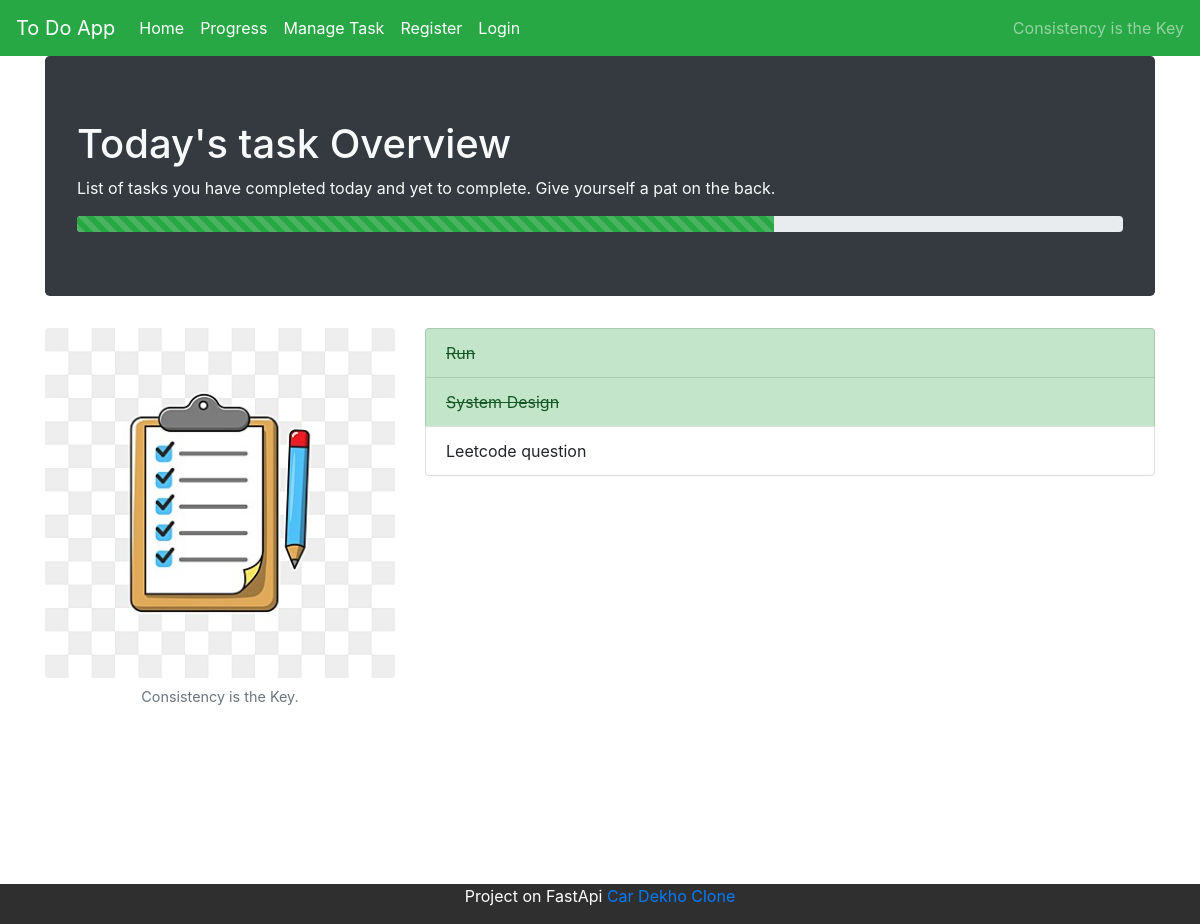
The page /progress/1 on the database as committed earlier.
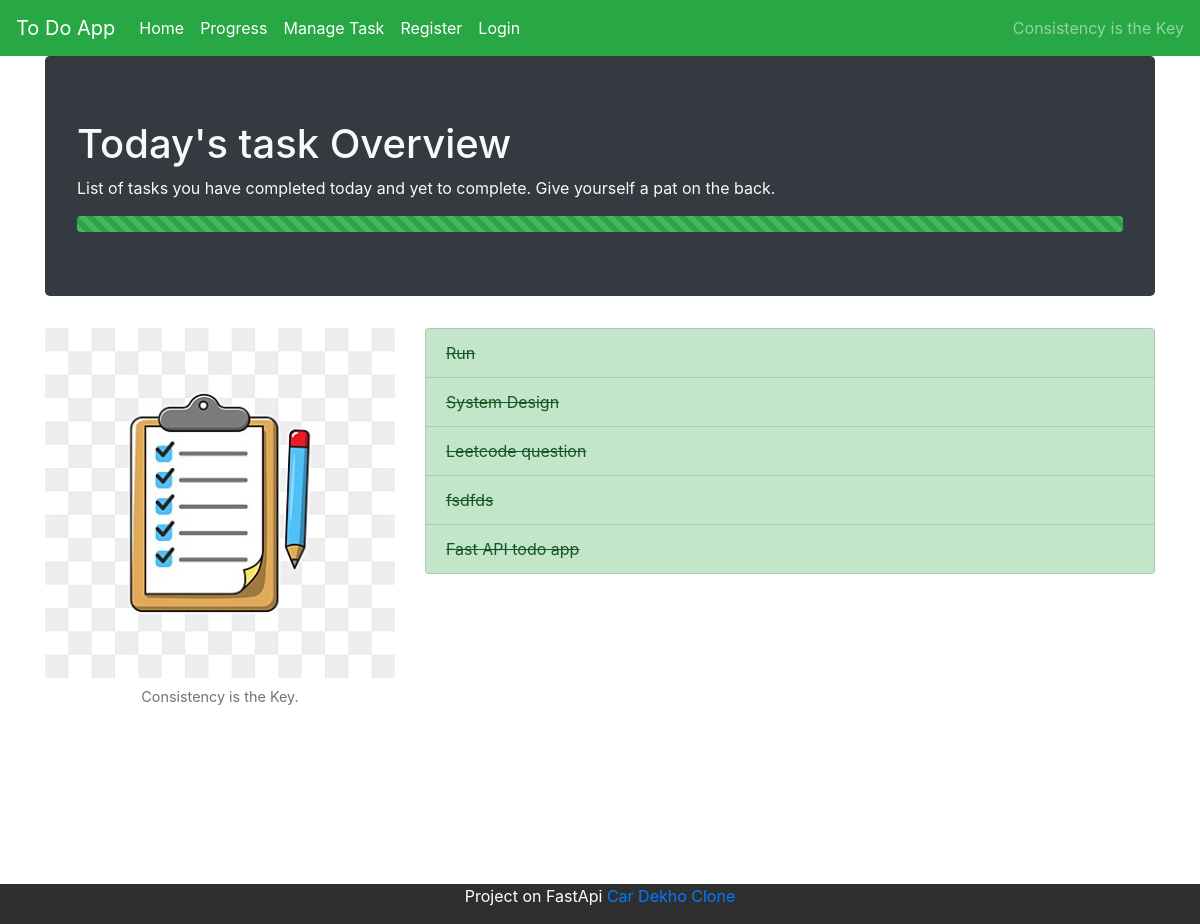
The same page on the database as committed later.
### model.py (models this page shows)
class Task(Base):
  __tablename__ = "task"
  id = Column(Integer, primary_key=True, index=True)
  created_time = Column(DateTime)
  created_date = Column(Date)
  title = Column(String, nullable=False)
  status = Column(Boolean, default=False)
  owner_id = Column(Integer, ForeignKey("user.id"))
  owner = relationship("User", back_populates="tasks")

### main.py (the view)
@app.get("/progress/{user_id}")
def get_progress(request: Request, user_id: int, db: Session = Depends(get_db)):
  user = crud.get_user(db, user_id)
  tasks = crud.get_task_by_date(db, date.today(), user_id)
  completed_task = crud.get_completed_task_by_owner_id(db, date.today(), user_id)
  progress = (len(completed_task) / len(tasks)) * 100
  return templates.TemplateResponse("progress.html", {"request": request, "tasks": tasks, "progress": progress, "user_id": user_id})

### templates/progress.html
<!DOCTYPE html>
<html lang="en">
{% include "header.html" %}
<body>
  {% include "navigation.html" %}
  <div class="container">
    <div class="jumbotron text-light bg-dark">
      <h1>Today's task Overview</h1>
      <p>List of tasks you have completed today and yet to complete. Give yourself a pat on the back.</p>
      <div class="progress">
        <div class="progress-bar progress-bar-striped progress-bar-animated bg-success"
          role="progressbar" aria-valuenow="{{ progress }}" aria-valuemin="0" aria-valuemax="100"
          style="width: {{ progress }}%"></div>
      </div>
    </div>
    <div class="row">
      <div class="col-md-4">
        <figure class="figure">
          <img src="/static/images/todo.jpeg" class="figure-img img-fluid rounded"
            alt="Todo app image.">
          <figcaption class="figure-caption text-center">Consistency is the Key.</figcaption>
        </figure>
      </div>
      <div class="col-md-8">
        <ol class="list-group list-group-numbered">
          {% for task in tasks %}
              {% if task.status %}
              <li class="list-group-item list-group-item-success">
                <del>{{ task.title }}</del>
              </li>
              {% else %}
              <li class="list-group-item">
                {{ task.title }}
              </li>
              {% endif %}
          {% endfor %}
        </ol>
      </div>
    </div>
  </div>
  {% include "footer.html" %}
</body>
</html>

### templates/header.html (shortened to what this page needs)
<head>
    <link rel="stylesheet"
      href="https://cdn.jsdelivr.net/npm/bootstrap@4.0.0/dist/css/bootstrap.min.css"
>
  <link rel="stylesheet" href="{{url_for('static', path='/styles/global.css')}}"
      type="text/css">
</head>

### templates/navigation.html (shortened to what this page needs)
<nav class="navbar navbar-expand-lg navbar-dark bg-success">
  <a class="navbar-brand" href="/">To Do App</a>
  <div class="collapse navbar-collapse" id="navbarText">
    <ul class="navbar-nav mr-auto">
      <li class="nav-item active">
        <a class="nav-link" href="/">Home</a>
      </li>
      <li class="nav-item active">
        <a class="nav-link" href="/progress/1">Progress</a>
      </li>
      <li class="nav-item active">
        <a class="nav-link" href="/manage-task/1">Manage Task</a>
      </li>
      <li class="nav-item active">
        <a class="nav-link" href="/register">Register</a>
      </li>
      <li class="nav-item active">
        <a class="nav-link disabled" href="/login">Login</a>
      </li>
    </ul>
    <span class="navbar-text">
      Consistency is the Key
    </span>
  </div>
</nav>

### templates/footer.html (shortened to what this page needs)
<footer class="container-fluid bg-4 text-center">
  <p>Project on FastApi <a
      href="https://your.localhost  .com">Car Dekho Clone</a></p>
</footer>

### static/styles/global.css (style rules this page uses)
.bg-4 { position: fixed; left: 0; bottom: 0; width: 100%; background-color: #2f2f2f; color: white; text-align: center; }
.container { margin-bottom: 200px; }

Rows that differ between the two databases and show on the page:
changed Task "Leetcode question": status False → True (drawn)
added Task: title "fsdfds"
added Task: title "Fast API todo app"
Other text that changed with them:
{{ progress }}: 66.66666666666666 → 100.0 (drawn)
